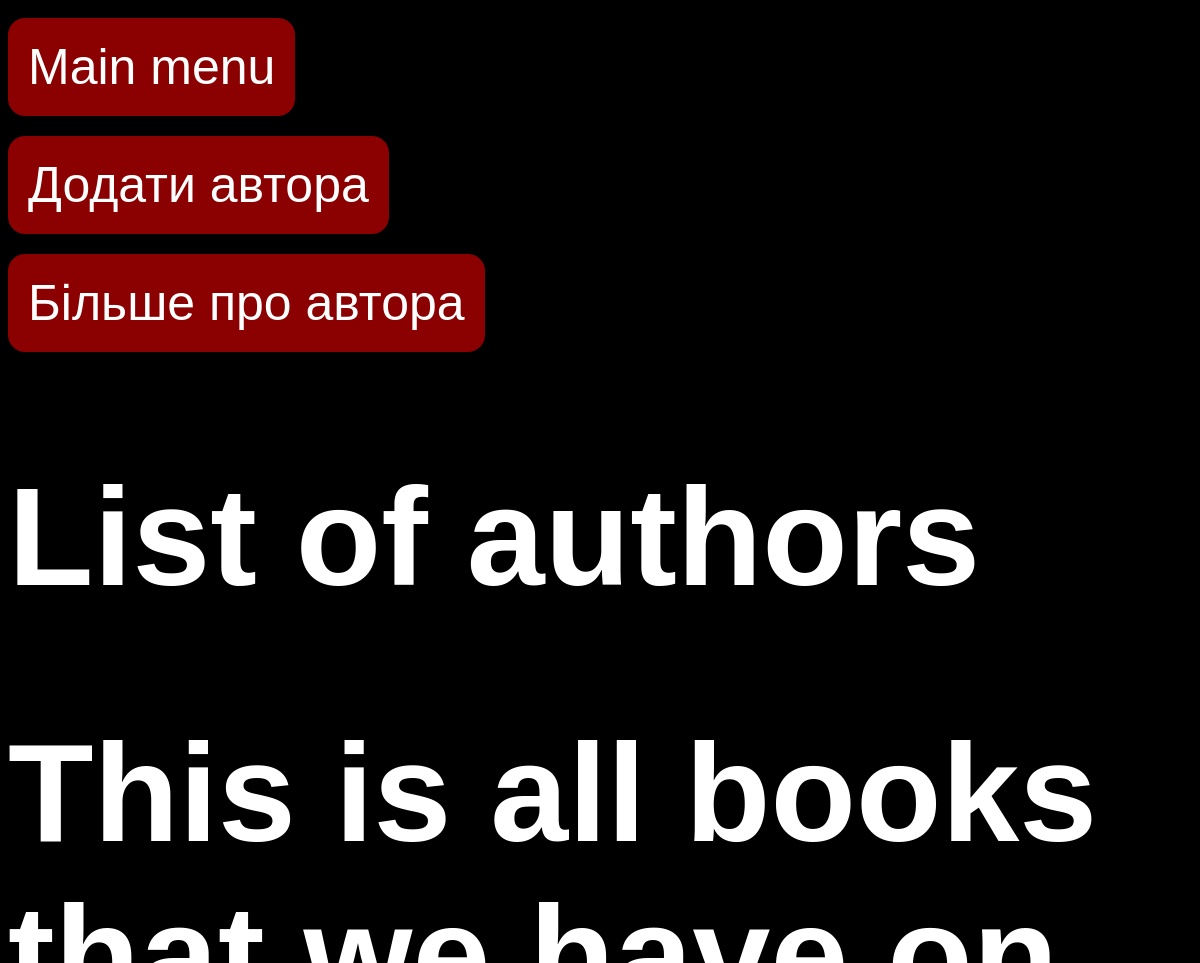
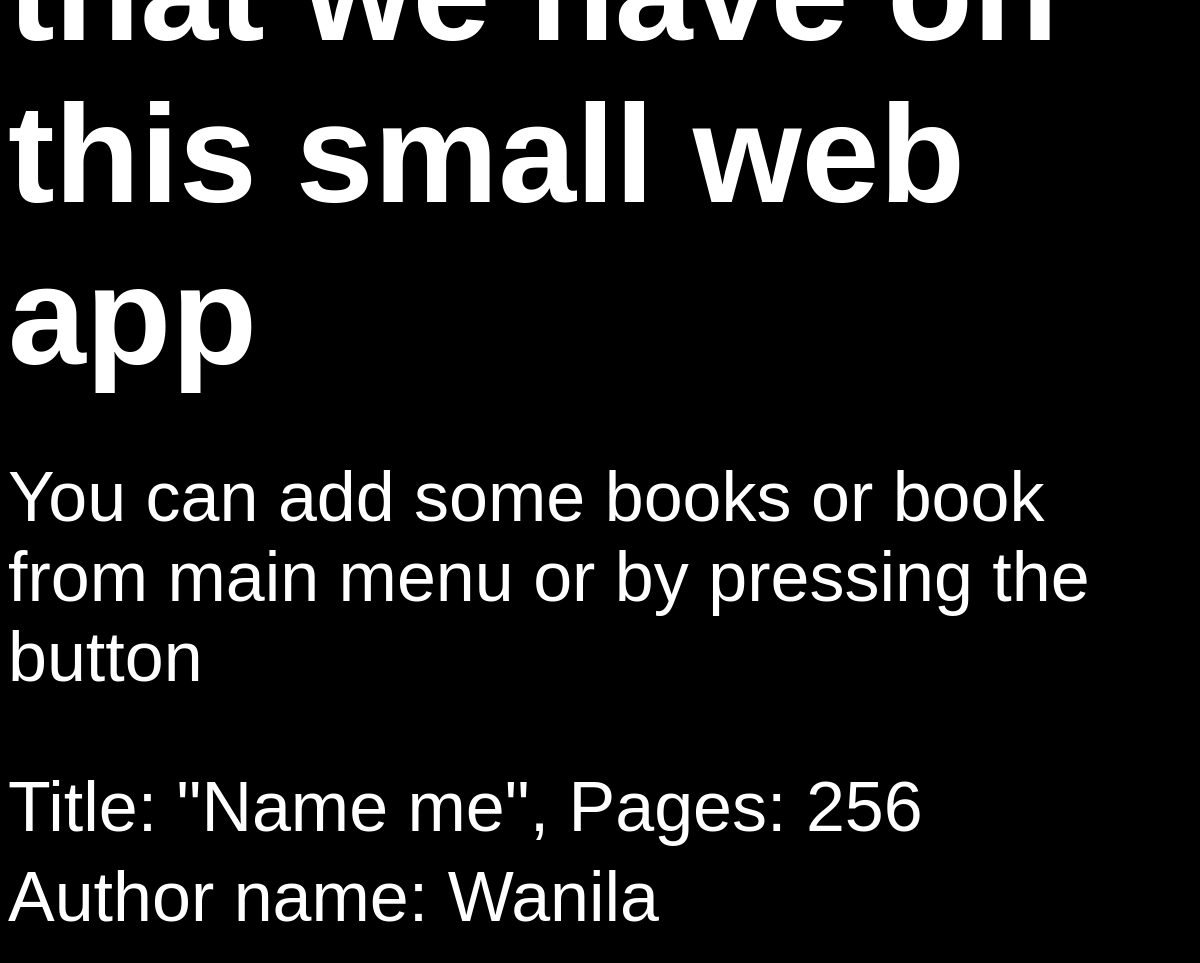
/book/list/, run on the app's committed database (2 pictures, top to bottom).
### DB/modals.py (models this page shows)
class DBBook(Base):
    __tablename__ = "book"
    id = Column(Integer, primary_key=True, index=True)
    title = Column(String(64), nullable=False)
    pages = Column(Integer, nullable=False)
    info = Column(String, nullable=True)
    author_id = Column(Integer, ForeignKey("author.id"))
    author = relationship(DBAuthor)

class DBAuthor(Base):
    __tablename__ = "author"
    id = Column(Integer, primary_key=True, index=True)
    name = Column(String(64), nullable=False)
    second_name = Column(String(64), nullable=False)
    info = Column(String, nullable=True)

### main.py (the view)
@app.get("/book/list/")
def booklist(request:Request, skip: int=0 , limit: int=50, db:Session= Depends(get_db)):
    books = crud.get_books(db, skip=skip, limit=limit)
    return template.TemplateResponse("booklist.html", {'request': request, 'books': books})

### templates/booklist.html (shortened to what this page needs)
<!DOCTYPE html>
<html lang="en">
<head>
    <link href="/CSS/style.css" rel="stylesheet">
</head>
<body>
    <form action="/" method="get"><button type="submit" class="GroupMain">Main menu</button></form>
    <form action="/book/add/ask/" method="get"><button type="submit" class="GroupMain">Додати автора</button></form>
    <form action="/book/get/ask/" method="post"><button type="submit" class="GroupMain">Більше про автора</button></form>
    <h1>List of authors</h1>
    <h1>This is all books that we have on this small web app</h1>
    <p class="GroupB">You can add some books or book from main menu or by pressing the button</p>
    {% for book in books %}
        <p class="GroupA"> Title: "{{book.title}}", Pages: {{book.pages}}</p>
        <p class="GroupB">Author name: {{book.author.name}}</p>
    {% endfor %}
</body>
</html>

### CSS/style.css (style rules this page uses)
body { background-color: black; color: white; font-size: 70px; }
p.GroupA { margin-bottom: 10px; }
p.GroupB { margin-top: 10px; }
body { font-family: Arial, sans-serif; }
h1 { margin-bottom: 60px; }
button { padding: 10px 20px; border: darkred; border-radius: 17px; background-color: darkred; color: white; cursor: pointer; }
button.GroupMain { padding-top: 20px; padding-bottom: 20px; border: darkred; border-radius: 17px; background-color: darkred; color: white; cursor: pointer; font-size: 50px; margin-top: 10px; margin-bottom: 10px; display: inline-flex; }

### data on the page
DBBook: title "Name me", pages "256", author.name "Wanila"
